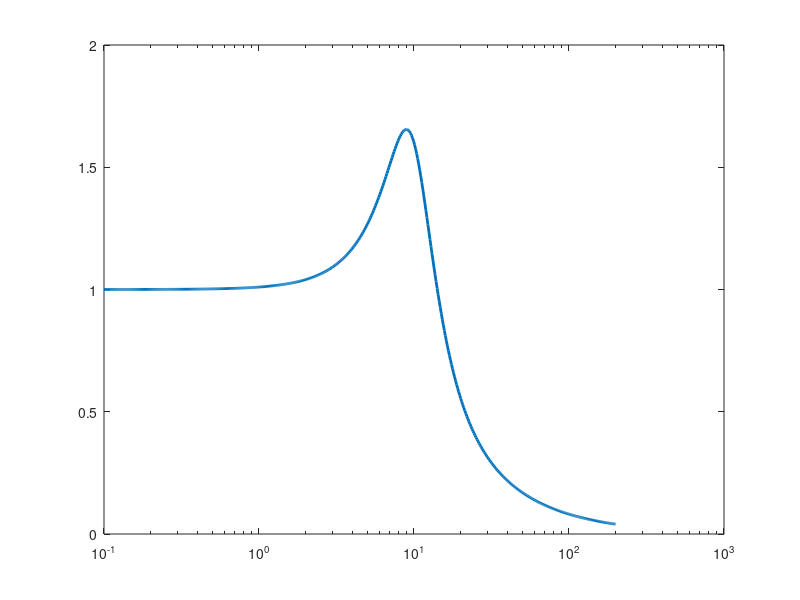

MATLAB code for this plot: (Note: this script raises an error after producing the figure.)
% MECH321 — Dynamics of Engineering Systems | TYUT 2026
% Paired with the corresponding Python L05 file. Control System Toolbox is required.
% Each script writes its lecture figure to Code/Figures/MATLAB.
clear; close all; clc;
fig = figure('Color','w','Position',[100 100 900 440]);
G=tf([80 1000],[10 80 1000]); w=logspace(-1,2.3,500); mag=squeeze(abs(freqresp(G,w))); semilogx(w,mag,'LineWidth',2); hold on; yline(1,'--'); xline(20,':'); xlabel('Frequency (rad/s)'); ylabel('|X/R|'); title('Base transmissibility'); assert(abs(squeeze(abs(freqresp(G,20)))-0.555)<0.002);
grid on;
out = fullfile(fileparts(fileparts(mfilename('fullpath'))),'Figures','MATLAB');
if ~exist(out,'dir'), mkdir(out); end
exportgraphics(fig,fullfile(out,'L05.png'),'Resolution',200);
disp('L05 complete');
